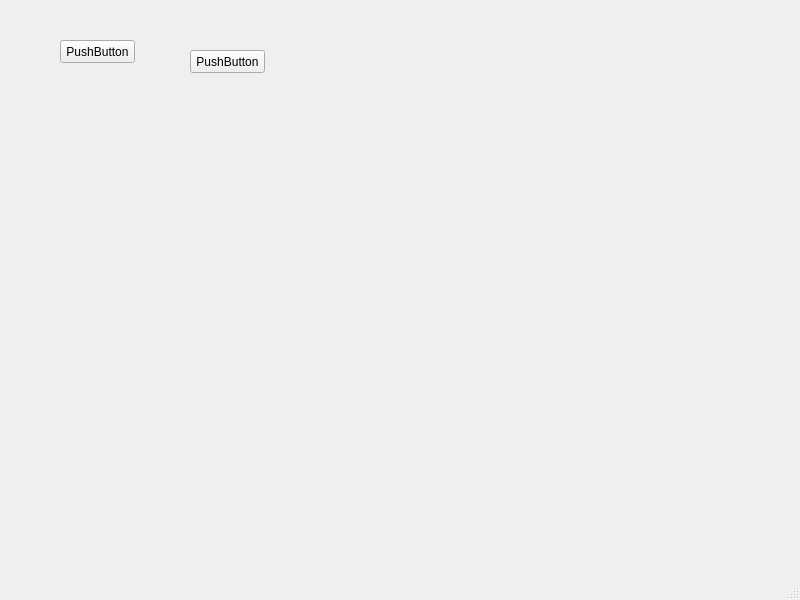
<?xml version="1.0" encoding="UTF-8"?>
<ui version="4.0">
 <class>MainWindow</class>
 <widget class="QMainWindow" name="MainWindow">
  <property name="geometry">
   <rect>
    <x>0</x>
    <y>0</y>
    <width>800</width>
    <height>600</height>
   </rect>
  </property>
  <property name="windowTitle">
   <string>MainWindow</string>
  </property>
  <widget class="QWidget" name="centralwidget">
   <widget class="QPushButton" name="pushButton">
    <property name="geometry">
     <rect>
      <x>60</x>
      <y>40</y>
      <width>75</width>
      <height>23</height>
     </rect>
    </property>
    <property name="text">
     <string>PushButton</string>
    </property>
   </widget>
   <widget class="QPushButton" name="pushButton_2">
    <property name="geometry">
     <rect>
      <x>190</x>
      <y>50</y>
      <width>75</width>
      <height>23</height>
     </rect>
    </property>
    <property name="text">
     <string>PushButton</string>
    </property>
   </widget>
  </widget>
  <widget class="QMenuBar" name="menubar">
   <property name="geometry">
    <rect>
     <x>0</x>
     <y>0</y>
     <width>800</width>
     <height>23</height>
    </rect>
   </property>
  </widget>
  <widget class="QStatusBar" name="statusbar"/>
 </widget>
 <resources/>
 <connections/>
</ui>
